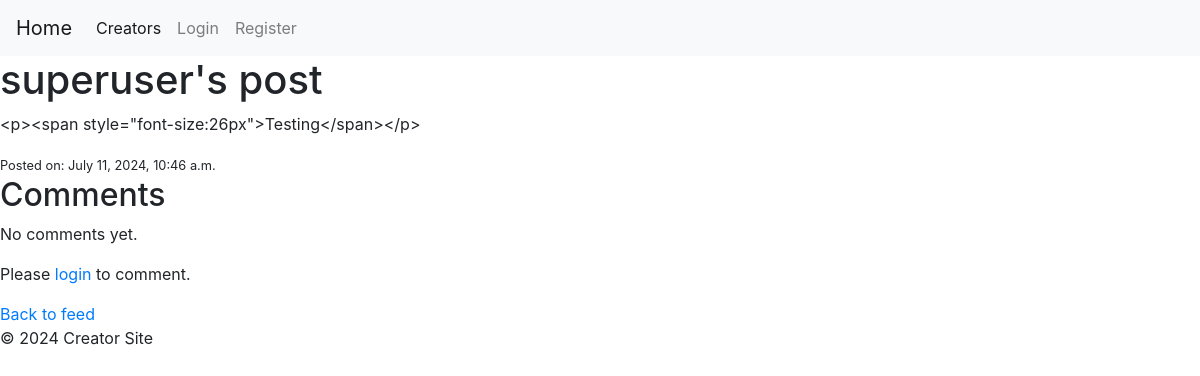
The app's page /post/7/, older data.
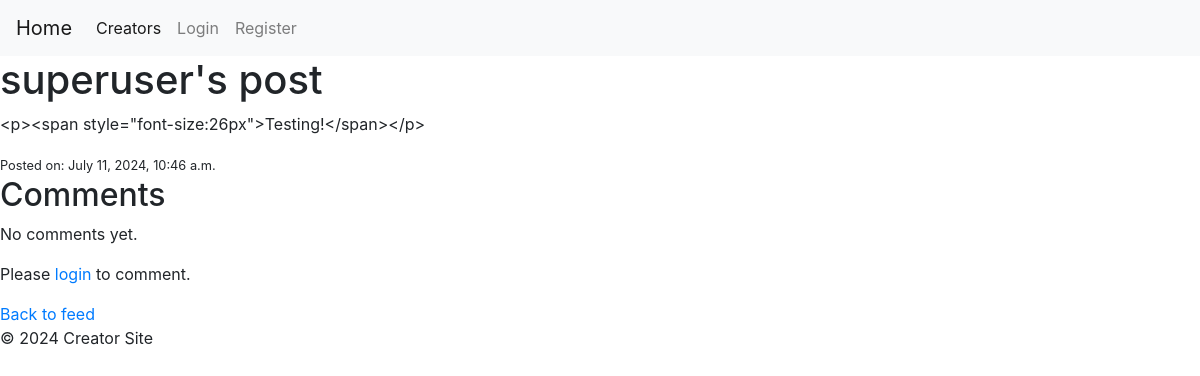
The same page, newer data.
### creators/models.py (models this page shows, shortened)
class Post(models.Model):
    creator = models.ForeignKey('Creator', on_delete=models.CASCADE, related_name='posts')
    title = models.CharField(max_length=200, default="Untitled Post")
    content = models.TextField()
    created_at = models.DateTimeField(auto_now_add=True)
    updated_at = models.DateTimeField(auto_now=True)
    comments = models.JSONField(default=list)

class Creator(models.Model):
    CREATOR_TYPES = [
        ('PHOTOGRAPHER', 'Photographer'),
        ('GAME_DEVELOPER', 'Game Developer'),
        ('CONTENT_CREATOR', 'Content Creator'),
        ('ARTIST', 'Artist'),
        ('VOICE_ACTOR', 'Voice Actor'),
        ('OTHER', 'Other'),
    ]
    STATUS_CHOICES = [
        ('PENDING', 'Pending'),
        ('APPROVED', 'Approved'),
        ('REJECTED', 'Rejected'),
    ]
    user = models.OneToOneField(User, on_delete=models.CASCADE)
    avatar = models.ImageField(upload_to='creator_avatars/', null=True, blank=True)
    about_me = models.TextField(blank=True)
    creator_type = models.CharField(max_length=20, choices=CREATOR_TYPES, default='OTHER')
    status = models.CharField(max_length=10, choices=STATUS_CHOICES, default='PENDING')
    request_message = models.TextField(blank=True)
    followers = models.ManyToManyField(User, related_name='following', blank=True)

### creators/views.py (the view)
# urls.py: path('post/<int:pk>/', views.PostDetailView.as_view(), name='post_detail'),
class PostDetailView(DetailView):
    model = Post
    template_name = 'creators/post_detail.html'
    context_object_name = 'post'

### creators/templates/creators/post_detail.html
{% extends 'base.html' %}
{% block content %}
    <h1>{{ post.creator.user.username }}'s post</h1>
    <p>{{ post.content }}</p>
    <small>Posted on: {{ post.created_at }}</small>
    <h2>Comments</h2>
    {% for comment in post.comments %}
        <div>
            <p>{{ comment.content }}</p>
            <small>By {{ comment.username }} on {{ comment.created_at|date:"F d, Y H:i" }}</small>
            {% if user.id == comment.user_id %}
                <form method="post" action="{% url 'delete_comment' post.id comment.id %}">
                    {% csrf_token %}
                    <button type="submit">Delete</button>
                </form>
            {% endif %}
        </div>
    {% empty %}
        <p>No comments yet.</p>
    {% endfor %}
    {% if user.is_authenticated %}
        <h3>Add a comment</h3>
        <form method="post" action="{% url 'add_comment' post.id %}">
            {% csrf_token %}
            <textarea name="content" required></textarea>
            <button type="submit">Submit</button>
        </form>
    {% else %}
        <p>Please <a href="{% url 'login' %}">login</a> to comment.</p>
    {% endif %}
    <a href="{% url 'personalized_feed' %}">Back to feed</a>
{% endblock %}

Row changes from the older to the newer data that the page shows:
changed Post "superuser": content "<p><span style=\"font-size:26px\">Testing</span></p>" → "<p><span style=\"font-size:26px\">Testing!</span></p>"
